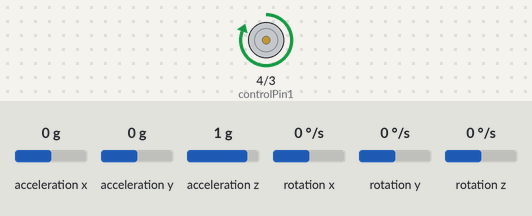
A sketch run on a simulated Arduino Uno, built with avr-gcc and run on an emulated ATmega328P. Parts: motor-driver pin pairs drawn as motors (green arrow = first pin HIGH = forward, orange = second pin HIGH = backward, longer = more drive, scaled by the enable pin). The test bench sets the inputs (shaded band); at power-on: acceleration y 0 g, acceleration z 1 g, acceleration x 0 g, rotation x 0 °/s, rotation y 0 °/s, rotation z 0 °/s.

Above: at 4.2 s.
4.3 s: acceleration y set to -1.4 g
At 5.3 s:
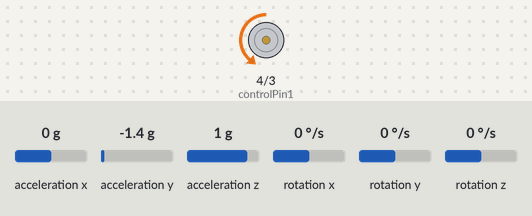
5.8 s: acceleration z set to 0 g
At 6.5 s:
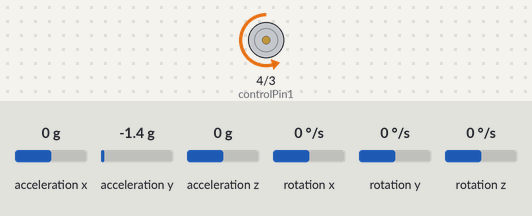
7.3 s: acceleration y set to -0.2 g
8.8 s: acceleration y set to 0 g
At 10.0 s:
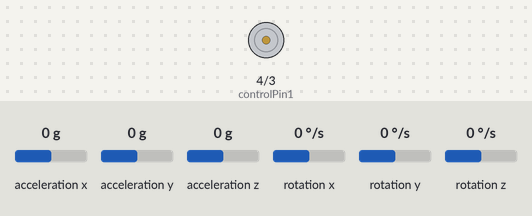
10.3 s: acceleration y set to 0.8 g
At 10.9 s:
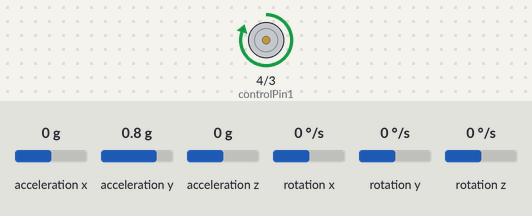
Timing chart, 0 to 12.8 s (numbered marks = the images above; inputs shaded):
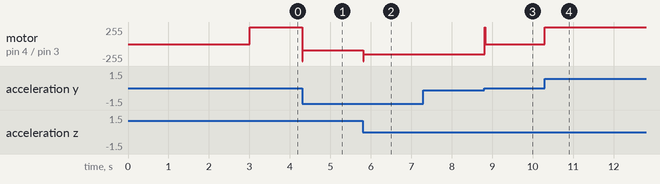

Measured:
- the behaviour switches between -0.1 and 0 g on acceleration y (found by bisection; images 2 and 3)
- after the input at 4.3 s, motor on pin 4 (controlPin1) / pin 3 (controlPin2): forward 255/255 → backward 96/255 at once
- after the input at 5.8 s, motor on pin 4 (controlPin1) / pin 3 (controlPin2): backward 96/255 → backward 154/255 at once
- after the input at 7.3 s, every drawn part: stays the same
- after the input at 8.8 s, motor on pin 4 (controlPin1) / pin 3 (controlPin2): backward 154/255 → stopped at once
- after the input at 10.3 s, motor on pin 4 (controlPin1) / pin 3 (controlPin2): stopped → forward 253/255 at once

The sketch:

PID_wheelieBot1.ino
```cpp
#include <MPU6050_tockn.h>
#include <Wire.h>
//#include <math.h>

#define sampFreq 100
#define cutoffFreq 1
#define math_PI 3.14159

#define controlPin1 4
#define controlPin2 3
#define enablePin 9

#define K_p 30
#define K_i 40
#define K_d 0.5


int motorDirection = 0;
float max_lambda = 0;
float pitch_d = 0;
float err_p_old, err_r_old, err_y_old = 0;

MPU6050 mpu6050(Wire);

long timer = 0;

void setup() {
  //Serial.begin(9600);
  Wire.begin();
  mpu6050.begin();
  mpu6050.calcGyroOffsets(true);
  pinMode(controlPin1, OUTPUT);
  pinMode(controlPin2, OUTPUT);
  pinMode(enablePin, OUTPUT);
  //digitalWrite(enablePin,LOW);
}
/*
//-------------------- BUTTERWORTH FILTERING --------------------
float x_n1, x_n2, y_n1, y_n2 = 0;
float butter2(float in_data, bool highPass) {
  /*
   * 2nd order butterworth filter for high or low pass data filtering
   */
  /*
  float f_c = cutoffFreq;
  float f_s = sampFreq;
  float math_pi = 355/113; // approximation of pi

  float gam = tan((math_pi*f_c) / f_s);
  float coef_d = pow(gam, 2) + pow(2, 0.5) * gam +1;
  float a_1 = (2 * (pow(gam, 2) - 1)) / coef_d;
  float a_2 = (pow(gam, 2) - pow(2, 0.5) * gam + 1)/ coef_d;
  float b_0, b_1, b_2;
  if(highPass == true){
    b_0 = 1;
    b_1 = -2;
    b_2 = b_0;
    } else {
    b_0 = (pow(gam, 2))/coef_d;
    b_1 = (2 * b_0) / coef_d;
    b_2 = b_0;
    }
  float y_n = b_0 * in_data + b_1 * x_n1 + b_2 * x_n2 - a_1 * y_n1 - a_2 * y_n2;
  x_n2 = x_n1;
  x_n1 = in_data;
  y_n2 = y_n1;
  y_n1 = y_n;
  return (y_n);
}
*/

void setMotor(int speed, bool reverse)
{
  analogWrite(enablePin, speed);
  digitalWrite(controlPin1, ! reverse);
  digitalWrite(controlPin2, reverse);
}
void loop() {

  if(millis() - timer > (1000/sampFreq)){
    mpu6050.update();
    float pitch_m = mpu6050.getAngleX();
    //Serial.print("Measured Pitch : "); Serial.print(pitch_m);
    float err_pp = pitch_d - pitch_m;
    float err_pi = (err_pp + err_p_old)/(2* sampFreq);
    float err_pd = (err_pp - err_p_old)*sampFreq;
    float lambda_p = (err_pp*K_p) + (err_pi*K_i) + (err_pd*K_d);
    bool mot_dir;
    err_p_old = err_pp;
    if(lambda_p > 0) {
      mot_dir = true;
      //Serial.print("\tMotor Clockwise");
    } else {
      mot_dir = false;
      //Serial.print("\tMotor Counter-Clockwise");
    }
    if(fabs(lambda_p) > max_lambda) {max_lambda = fabs(lambda_p);}
    int m_cmd = map(fabs(lambda_p), 0, max_lambda, 0, 255);
    if(m_cmd > 255) {m_cmd = 255;}
    //Serial.print("\tLambda = ");Serial.print(lambda_p);
    //Serial.print("\tMotor Command = ");Serial.println(m_cmd);
    setMotor(m_cmd, mot_dir);
    timer = millis();

  }

}
```
